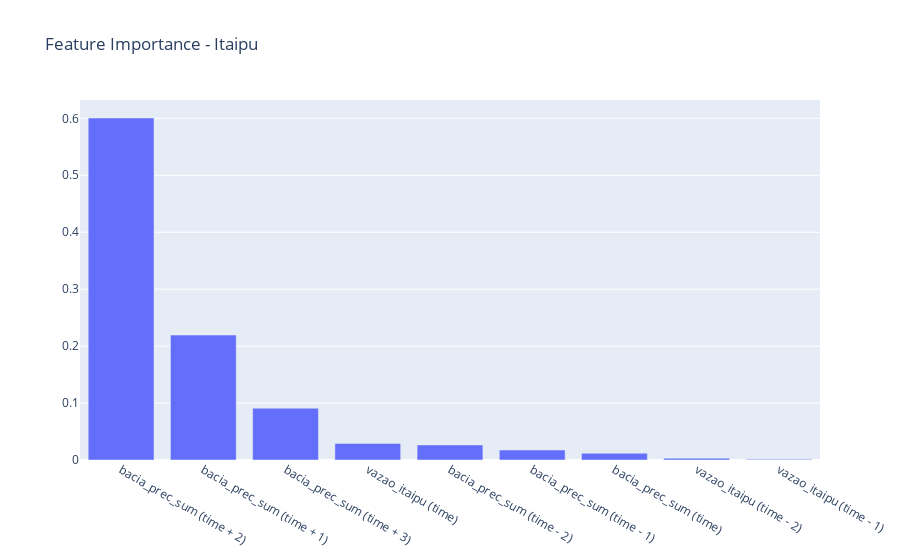

Notebook source saved alongside this figure:
### Code cell
# plot feature importance sorted highest to lowest
feature_importance = {k: v for k, v in zip(df_poc.columns[:-1], dt.feature_importances_)}

feature_importance = dict(sorted(feature_importance.items(), key=lambda item: item[1], reverse=True))

fig = go.Figure(data=[
    go.Bar(name='Feature Importance', x=list(feature_importance.keys()), y=list(feature_importance.values())),
])

fig.update_layout(title=f'Feature Importance - Itaipu')

fig.write_image(f"{dir_figures}/dt_feature_importance_plot.png", width=1400, scale=1)
fig.show()

### Figure 1 — Plotly figure (JSON) as saved in the notebook; plotly's stock layout.template omitted (floating-point values rounded to 4 significant figures)
{"data": [{"name": "Feature Importance", "type": "bar", "x": ["bacia_prec_sum (time + 2)", "bacia_prec_sum (time + 1)", "bacia_prec_sum (time + 3)", "vazao_itaipu (time)", "bacia_prec_sum (time - 2)", "bacia_prec_sum (time - 1)", "bacia_prec_sum (time)", "vazao_itaipu (time - 2)", "vazao_itaipu (time - 1)"], "y": [0.6006, 0.2194, 0.09085, 0.02912, 0.02646, 0.01755, 0.01179, 0.003151, 0.001116]}], "layout": {"title": {"text": "Feature Importance - Itaipu"}}}
